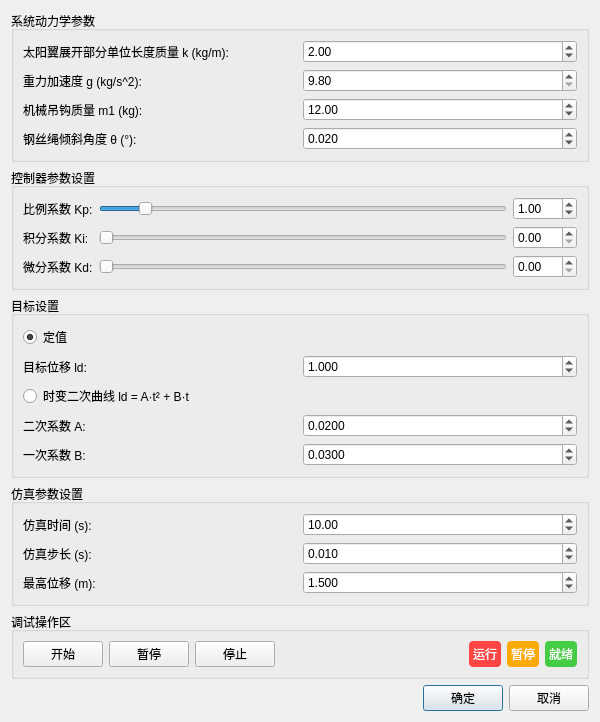
<?xml version="1.0" encoding="UTF-8"?>
<ui version="4.0">
 <class>ParamSettingsDialog</class>
 <widget class="QDialog" name="ParamSettingsDialog">
  <property name="geometry">
   <rect>
    <x>0</x>
    <y>0</y>
    <width>600</width>
    <height>620</height>
   </rect>
  </property>
  <property name="windowTitle">
   <string>参数设置</string>
  </property>
  <layout class="QVBoxLayout" name="verticalLayout">
   <item>
    <widget class="QGroupBox" name="dynamicsGroup">
     <property name="title">
      <string>系统动力学参数</string>
     </property>
     <layout class="QGridLayout" name="dynamicsGrid">
      <item row="0" column="0">
       <widget class="QLabel" name="massLabel">
        <property name="text">
         <string>太阳翼展开部分单位长度质量 k (kg/m):</string>
        </property>
       </widget>
      </item>
      <item row="0" column="1">
       <widget class="QDoubleSpinBox" name="massSpinBox">
        <property name="minimum">
         <double>1.000000000000000</double>
        </property>
        <property name="maximum">
         <double>5.000000000000000</double>
        </property>
        <property name="singleStep">
         <double>0.100000000000000</double>
        </property>
        <property name="value">
         <double>2.000000000000000</double>
        </property>
        <property name="decimals">
         <number>2</number>
        </property>
       </widget>
      </item>
      <item row="1" column="0">
       <widget class="QLabel" name="gravityLabel">
        <property name="text">
         <string>重力加速度 g (kg/s^2):</string>
        </property>
       </widget>
      </item>
      <item row="1" column="1">
       <widget class="QDoubleSpinBox" name="gravitySpinBox">
        <property name="minimum">
         <double>9.800000000000001</double>
        </property>
        <property name="maximum">
         <double>10.000000000000000</double>
        </property>
        <property name="singleStep">
         <double>0.010000000000000</double>
        </property>
        <property name="value">
         <double>9.800000000000001</double>
        </property>
        <property name="decimals">
         <number>2</number>
        </property>
       </widget>
      </item>
      <item row="2" column="0">
       <widget class="QLabel" name="hookMassLabel">
        <property name="text">
         <string>机械吊钩质量 m1 (kg):</string>
        </property>
       </widget>
      </item>
      <item row="2" column="1">
       <widget class="QDoubleSpinBox" name="hookMassSpinBox">
        <property name="minimum">
         <double>10.000000000000000</double>
        </property>
        <property name="maximum">
         <double>15.000000000000000</double>
        </property>
        <property name="singleStep">
         <double>0.100000000000000</double>
        </property>
        <property name="value">
         <double>12.000000000000000</double>
        </property>
        <property name="decimals">
         <number>2</number>
        </property>
       </widget>
      </item>
      <item row="3" column="0">
       <widget class="QLabel" name="cableAngleLabel">
        <property name="text">
         <string>钢丝绳倾斜角度 θ (°):</string>
        </property>
       </widget>
      </item>
      <item row="3" column="1">
       <widget class="QDoubleSpinBox" name="cableAngleSpinBox">
        <property name="minimum">
         <double>0.000000000000000</double>
        </property>
        <property name="maximum">
         <double>0.050000000000000</double>
        </property>
        <property name="singleStep">
         <double>0.001000000000000</double>
        </property>
        <property name="value">
         <double>0.020000000000000</double>
        </property>
        <property name="decimals">
         <number>3</number>
        </property>
       </widget>
      </item>
     </layout>
    </widget>
   </item>
   <item>
    <widget class="QGroupBox" name="pidGroup">
     <property name="title">
      <string>控制器参数设置</string>
     </property>
     <layout class="QGridLayout" name="pidGrid">
      <item row="0" column="0">
       <widget class="QLabel" name="kpLabel">
        <property name="text">
         <string>比例系数 Kp:</string>
        </property>
       </widget>
      </item>
      <item row="0" column="1">
       <widget class="QSlider" name="kpSlider">
        <property name="orientation">
         <enum>Qt::Horizontal</enum>
        </property>
        <property name="minimum">
         <number>0</number>
        </property>
        <property name="maximum">
         <number>1000</number>
        </property>
        <property name="value">
         <number>100</number>
        </property>
       </widget>
      </item>
      <item row="0" column="2">
       <widget class="QDoubleSpinBox" name="kpSpinBox">
        <property name="minimum">
         <double>0.000000000000000</double>
        </property>
        <property name="maximum">
         <double>100.000000000000000</double>
        </property>
        <property name="singleStep">
         <double>0.100000000000000</double>
        </property>
        <property name="value">
         <double>1.000000000000000</double>
        </property>
        <property name="decimals">
         <number>2</number>
        </property>
       </widget>
      </item>
      <item row="1" column="0">
       <widget class="QLabel" name="kiLabel">
        <property name="text">
         <string>积分系数 Ki:</string>
        </property>
       </widget>
      </item>
      <item row="1" column="1">
       <widget class="QSlider" name="kiSlider">
        <property name="orientation">
         <enum>Qt::Horizontal</enum>
        </property>
        <property name="minimum">
         <number>0</number>
        </property>
        <property name="maximum">
         <number>1000</number>
        </property>
       </widget>
      </item>
      <item row="1" column="2">
       <widget class="QDoubleSpinBox" name="kiSpinBox">
        <property name="minimum">
         <double>0.000000000000000</double>
        </property>
        <property name="maximum">
         <double>100.000000000000000</double>
        </property>
        <property name="singleStep">
         <double>0.100000000000000</double>
        </property>
        <property name="decimals">
         <number>2</number>
        </property>
       </widget>
      </item>
      <item row="2" column="0">
       <widget class="QLabel" name="kdLabel">
        <property name="text">
         <string>微分系数 Kd:</string>
        </property>
       </widget>
      </item>
      <item row="2" column="1">
       <widget class="QSlider" name="kdSlider">
        <property name="orientation">
         <enum>Qt::Horizontal</enum>
        </property>
        <property name="minimum">
         <number>0</number>
        </property>
        <property name="maximum">
         <number>1000</number>
        </property>
       </widget>
      </item>
      <item row="2" column="2">
       <widget class="QDoubleSpinBox" name="kdSpinBox">
        <property name="minimum">
         <double>0.000000000000000</double>
        </property>
        <property name="maximum">
         <double>100.000000000000000</double>
        </property>
        <property name="singleStep">
         <double>0.100000000000000</double>
        </property>
        <property name="decimals">
         <number>2</number>
        </property>
       </widget>
      </item>
     </layout>
    </widget>
   </item>
   <item>
    <widget class="QGroupBox" name="targetGroup">
     <property name="title">
      <string>目标设置</string>
     </property>
     <layout class="QVBoxLayout" name="targetLayout">
      <item>
       <widget class="QRadioButton" name="constantTargetRadio">
        <property name="text">
         <string>定值</string>
        </property>
        <property name="checked">
         <bool>true</bool>
        </property>
       </widget>
      </item>
      <item>
       <layout class="QHBoxLayout" name="constantTargetLayout">
        <item>
         <widget class="QLabel" name="constantTargetLabel">
          <property name="text">
           <string>目标位移 ld:</string>
          </property>
         </widget>
        </item>
        <item>
         <widget class="QDoubleSpinBox" name="constantTargetSpinBox">
          <property name="minimum">
           <double>0.100000000000000</double>
          </property>
          <property name="maximum">
           <double>10.000000000000000</double>
          </property>
          <property name="singleStep">
           <double>0.100000000000000</double>
          </property>
          <property name="value">
           <double>1.000000000000000</double>
          </property>
          <property name="decimals">
           <number>3</number>
          </property>
         </widget>
        </item>
       </layout>
      </item>
      <item>
       <widget class="QRadioButton" name="quadraticTargetRadio">
        <property name="text">
         <string>时变二次曲线 ld = A·t² + B·t</string>
        </property>
       </widget>
      </item>
      <item>
       <layout class="QGridLayout" name="quadraticParamsLayout">
        <item row="0" column="0">
         <widget class="QLabel" name="coefALabel">
          <property name="text">
           <string>二次系数 A:</string>
          </property>
         </widget>
        </item>
        <item row="0" column="1">
         <widget class="QDoubleSpinBox" name="coefASpinBox">
          <property name="minimum">
           <double>0.015000000000000</double>
          </property>
          <property name="maximum">
           <double>0.025000000000000</double>
          </property>
          <property name="singleStep">
           <double>0.001000000000000</double>
          </property>
          <property name="value">
           <double>0.020000000000000</double>
          </property>
          <property name="decimals">
           <number>4</number>
          </property>
         </widget>
        </item>
        <item row="1" column="0">
         <widget class="QLabel" name="coefBLabel">
          <property name="text">
           <string>一次系数 B:</string>
          </property>
         </widget>
        </item>
        <item row="1" column="1">
         <widget class="QDoubleSpinBox" name="coefBSpinBox">
          <property name="minimum">
           <double>0.020000000000000</double>
          </property>
          <property name="maximum">
           <double>0.040000000000000</double>
          </property>
          <property name="singleStep">
           <double>0.001000000000000</double>
          </property>
          <property name="value">
           <double>0.030000000000000</double>
          </property>
          <property name="decimals">
           <number>4</number>
          </property>
         </widget>
        </item>
       </layout>
      </item>
     </layout>
    </widget>
   </item>
   <item>
    <widget class="QGroupBox" name="simParamsGroup">
     <property name="title">
      <string>仿真参数设置</string>
     </property>
     <layout class="QGridLayout" name="simParamsGrid">
      <item row="0" column="0">
       <widget class="QLabel" name="simTimeLabel">
        <property name="text">
         <string>仿真时间 (s):</string>
        </property>
       </widget>
      </item>
      <item row="0" column="1">
       <widget class="QDoubleSpinBox" name="simTimeSpinBox">
        <property name="minimum">
         <double>0.100000000000000</double>
        </property>
        <property name="maximum">
         <double>1000.000000000000000</double>
        </property>
        <property name="singleStep">
         <double>1.000000000000000</double>
        </property>
        <property name="value">
         <double>10.000000000000000</double>
        </property>
        <property name="decimals">
         <number>2</number>
        </property>
       </widget>
      </item>
      <item row="1" column="0">
       <widget class="QLabel" name="simStepLabel">
        <property name="text">
         <string>仿真步长 (s):</string>
        </property>
       </widget>
      </item>
      <item row="1" column="1">
       <widget class="QDoubleSpinBox" name="simStepSpinBox">
        <property name="minimum">
         <double>0.001000000000000</double>
        </property>
        <property name="maximum">
         <double>0.100000000000000</double>
        </property>
        <property name="singleStep">
         <double>0.001000000000000</double>
        </property>
        <property name="value">
         <double>0.010000000000000</double>
        </property>
        <property name="decimals">
         <number>3</number>
        </property>
       </widget>
      </item>
      <item row="2" column="0">
       <widget class="QLabel" name="maxDisplacementLabel">
        <property name="text">
         <string>最高位移 (m):</string>
        </property>
       </widget>
      </item>
      <item row="2" column="1">
       <widget class="QDoubleSpinBox" name="maxDisplacementSpinBox">
        <property name="minimum">
         <double>0.100000000000000</double>
        </property>
        <property name="maximum">
         <double>10.000000000000000</double>
        </property>
        <property name="singleStep">
         <double>0.100000000000000</double>
        </property>
        <property name="value">
         <double>1.500000000000000</double>
        </property>
        <property name="decimals">
         <number>3</number>
        </property>
       </widget>
      </item>
     </layout>
    </widget>
   </item>
   <item>
    <widget class="QGroupBox" name="controlGroup">
     <property name="title">
      <string>调试操作区</string>
     </property>
     <layout class="QHBoxLayout" name="controlLayout">
      <item>
       <widget class="QPushButton" name="startButton">
        <property name="text">
         <string>开始</string>
        </property>
       </widget>
      </item>
      <item>
       <widget class="QPushButton" name="pauseButton">
        <property name="text">
         <string>暂停</string>
        </property>
       </widget>
      </item>
      <item>
       <widget class="QPushButton" name="stopButton">
        <property name="text">
         <string>停止</string>
        </property>
       </widget>
      </item>
      <item>
       <spacer name="controlSpacer">
        <property name="orientation">
         <enum>Qt::Horizontal</enum>
        </property>
        <property name="sizeHint" stdset="0">
         <size>
          <width>40</width>
          <height>20</height>
         </size>
        </property>
       </spacer>
      </item>
      <item>
       <widget class="QLabel" name="runIndicator">
        <property name="text">
         <string>运行</string>
        </property>
        <property name="alignment">
         <set>Qt::AlignCenter</set>
        </property>
        <property name="styleSheet">
         <string notr="true">background-color: #ff4444; color: white; padding: 4px; border-radius: 4px;</string>
        </property>
       </widget>
      </item>
      <item>
       <widget class="QLabel" name="pauseIndicator">
        <property name="text">
         <string>暂停</string>
        </property>
        <property name="alignment">
         <set>Qt::AlignCenter</set>
        </property>
        <property name="styleSheet">
         <string notr="true">background-color: #ffaa00; color: white; padding: 4px; border-radius: 4px;</string>
        </property>
       </widget>
      </item>
      <item>
       <widget class="QLabel" name="statusIndicator">
        <property name="text">
         <string>就绪</string>
        </property>
        <property name="alignment">
         <set>Qt::AlignCenter</set>
        </property>
        <property name="styleSheet">
         <string notr="true">background-color: #44cc44; color: white; padding: 4px; border-radius: 4px;</string>
        </property>
       </widget>
      </item>
     </layout>
    </widget>
   </item>
   <item>
    <layout class="QHBoxLayout" name="dialogButtonsLayout">
     <item>
      <spacer name="dialogSpacer">
       <property name="orientation">
        <enum>Qt::Horizontal</enum>
       </property>
       <property name="sizeHint" stdset="0">
        <size>
         <width>40</width>
         <height>20</height>
        </size>
       </property>
      </spacer>
     </item>
     <item>
      <widget class="QPushButton" name="okButton">
       <property name="text">
        <string>确定</string>
       </property>
       <property name="default">
        <bool>true</bool>
       </property>
      </widget>
     </item>
     <item>
      <widget class="QPushButton" name="cancelButton">
       <property name="text">
        <string>取消</string>
       </property>
      </widget>
     </item>
    </layout>
   </item>
  </layout>
 </widget>
 <resources/>
 <connections/>
</ui>
